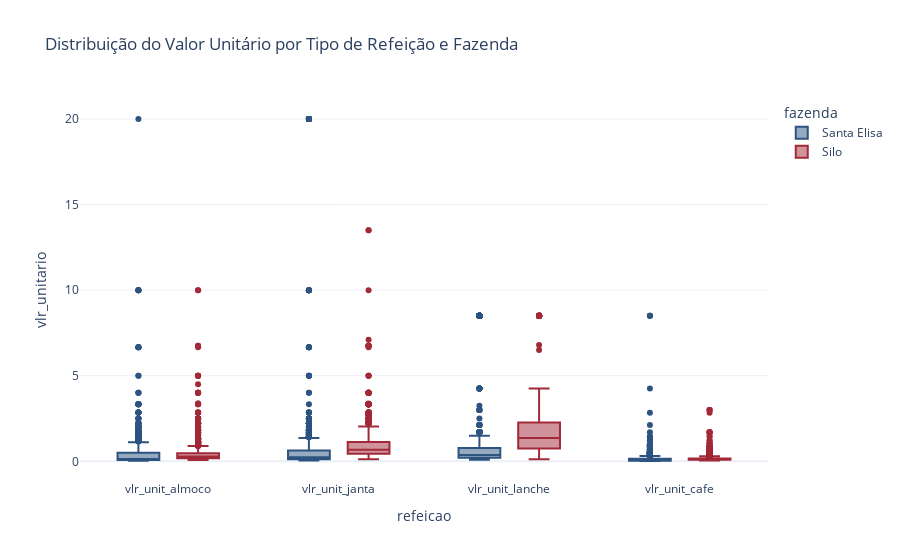

This figure's notebook cell:
### Code cell
# 004. Comparativo de ticket médio (valor unitário) entre fazendas
df['vlr_unit_almoco'] = df['vlralmoco'] / df['almoco'].replace(0, pd.NA)
df['vlr_unit_janta'] = df['vlrjanta'] / df['janta'].replace(0, pd.NA)
df['vlr_unit_lanche'] = df['vlrlanche'] / df['lanche'].replace(0, pd.NA)
df['vlr_unit_cafe'] = df['vlrcafe'] / df['cafe'].replace(0, pd.NA)

df_melt = df.melt(id_vars=['fazenda'], value_vars=[
    'vlr_unit_almoco', 'vlr_unit_janta', 'vlr_unit_lanche', 'vlr_unit_cafe'],
    var_name='refeicao', value_name='vlr_unitario')

fig3 = px.box(df_melt, x='refeicao', y='vlr_unitario', color='fazenda',
              title='Distribuição do Valor Unitário por Tipo de Refeição e Fazenda')
fig3.show()

### Figure 1 — Plotly figure (JSON) as saved in the notebook; plotly's stock layout.template omitted (floating-point values rounded to 4 significant figures; data arrays with more than 128 entries replaced by an {"elided": "..."} marker saying what was removed)
{"data": [{"alignmentgroup": "True", "hovertemplate": "fazenda=Santa Elisa<br>refeicao=%{x}<br>vlr_unitario=%{y}<extra></extra>", "legendgroup": "Santa Elisa", "marker": {"color": "#2d5480"}, "name": "Santa Elisa", "notched": false, "offsetgroup": "Santa Elisa", "orientation": "v", "showlegend": true, "type": "box", "x": {"elided": "6140 str values"}, "x0": " ", "xaxis": "x", "y": {"elided": "6140 float values"}, "y0": " ", "yaxis": "y"}, {"alignmentgroup": "True", "hovertemplate": "fazenda=Silo<br>refeicao=%{x}<br>vlr_unitario=%{y}<extra></extra>", "legendgroup": "Silo", "marker": {"color": "#a22938"}, "name": "Silo", "notched": false, "offsetgroup": "Silo", "orientation": "v", "showlegend": true, "type": "box", "x": {"elided": "6140 str values"}, "x0": " ", "xaxis": "x", "y": {"elided": "6140 float values"}, "y0": " ", "yaxis": "y"}], "layout": {"boxmode": "group", "legend": {"title": {"text": "fazenda"}, "tracegroupgap": 0}, "title": {"text": "Distribuição do Valor Unitário por Tipo de Refeição e Fazenda"}, "xaxis": {"anchor": "y", "domain": [0, 1], "title": {"text": "refeicao"}}, "yaxis": {"anchor": "x", "domain": [0, 1], "title": {"text": "vlr_unitario"}}}}
